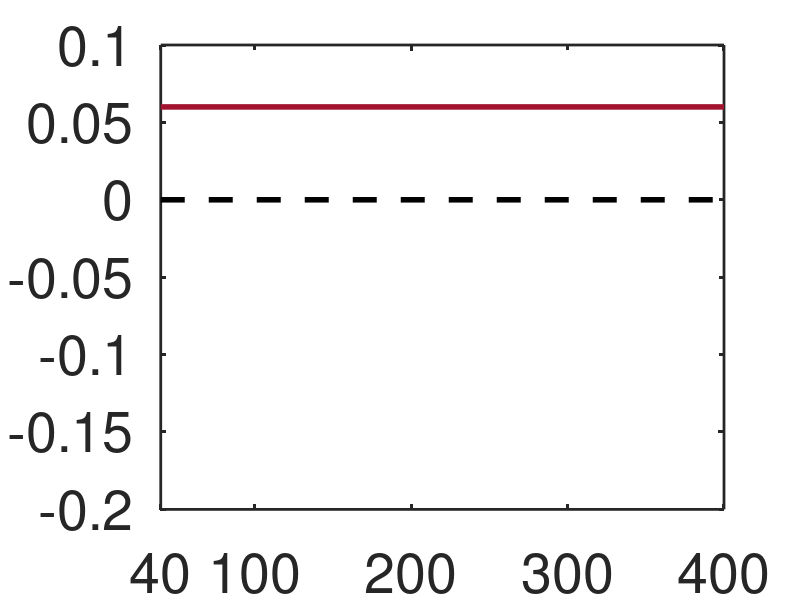
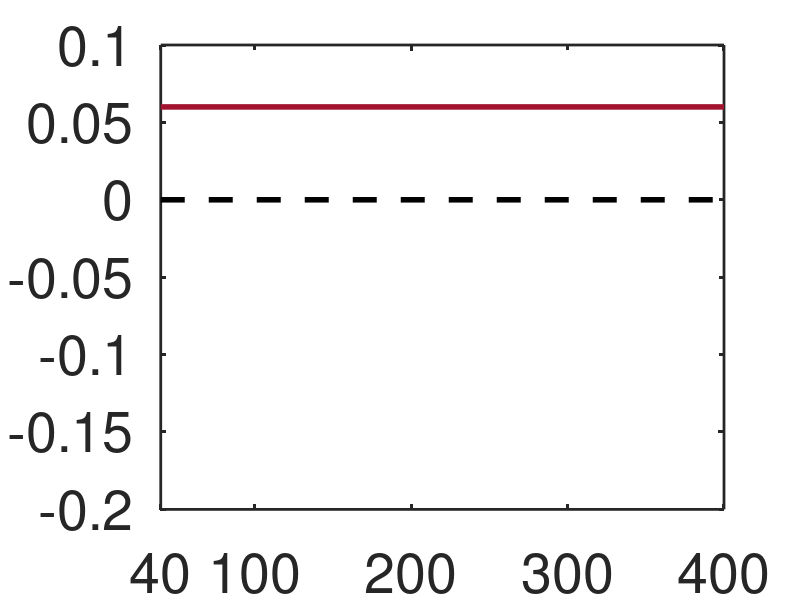

Reproduce these figures in MATLAB, in order.
%figure
%hold on
p_real = 100; w_real = 80;
RArr = [];
shape_count = 0;
gammaArr = [];
for k = 1:4
    for i = 1:300
        fName = ['omega/refine',num2str(p_real),'/try',num2str(k),'_p_',num2str(p_real),'_w_',num2str(w_real),'_',num2str(i),'.mat'];
        if exist(fName)
            load(fName,'sol','wtildeVal');
            RArr = [RArr w_real/wtildeVal];
            gammaArr = [gammaArr, sol.('y')(6,1)];
            shape_count = shape_count + 1;
        end
    end
end
gamma_c = 0.06;
gammaArr = -2*80./RArr.^2 .* gammaArr;
[Rsort, bb] = sort(RArr);
gammasort = gammaArr(bb);
FE_array = zeros(1,length(gammaArr));
for j = 2:length(gammasort)
    FE_array(j) = FE_array(j-1) - (Rsort(j)^2*4*pi-Rsort(j-1)^2*4*pi)* (gammasort(j)+gammasort(j-1)-gamma_c*2)/2;
end

fs = 60; % fontsize
ss = 100; % scatter size

figure(1)
set(gcf,'units','points','position',[0,0,800,500])
plot(2*Rsort(Rsort<200), gammasort(Rsort<200), 'Color',[0, 0.4470, 0.7410],'LineWidth',4)
hold on
plot([2*20,2*200], [0.06,0.06], 'Color',[0.6350, 0.0780, 0.1840],'LineWidth',4)
hold on
plot([40,400],[0,0],'k--','LineWidth',4)
hold on 
xlim([40,400])
ylim([-0.2,0.1])
box on
set(gca, 'linewidth',2)
%xticklabels([])
xticks([40,100,200,300,400])
%yticklabels([])
%yticks([-0.6,-0.4,-0.2,0,0.2])
set(gca, 'Fontsize', 40)
saveas(gcf,'analysis-1_talk.png')
saveas(gcf,'analysis-1_talk.fig')
%}
%{

figure(3)
set(gcf,'units','points','position',[0,0,150,150])
plot(2*Rsort(Rsort<200&Rsort>30), gammasort(Rsort<200&Rsort>30),'Color',[0.6350, 0.0780, 0.1840],'LineWidth',5)

xlim([60,400])
ylim([-0.06,0])
xticklabels([])
xticks([100,200,300])
yticklabels([])
yticks([-0.06,-0.04,-0.02,0])
set(gca, 'linewidth',1)
%set(gca, 'Fontsize', 28)
%ylabel({'Vesicle Tension'; '\gamma (pN nm^{-1})'}, 'FontSize', 32)
%xlabel('Vesicle Radius r_{ves} (nm)', 'FontSize', 32)
box on
saveas(gcf,'analysis-1-inset.png')
saveas(gcf,'analysis-1-inset.fig') 
%}
%{
conv_factor = 1.38*298/100;
figure(2)
set(gcf,'units','points','position',[0,0,800,600])
plot(2*Rsort(Rsort<200), FE_array(Rsort<200)/conv_factor,'Color','r','LineWidth',5)
hold on
%plot([60,60], [0,4000], 'k--', 'LineWidth', 3)
%hold off
xlim([40,400])
ylim([0,9000])
%ylabel('Free Energy {\itF} (k_BT)', 'FontSize', fs, 'FontWeight', 'bold')
%xlabel('Vesicle Diameter {\itD}_{ves} (nm)', 'FontSize', fs, 'FontWeight', 'bold')
box on
%xticklabels([])
xticks([0,100,200,300,400])
%yticklabels([])
%yticks([0,1000,2000,3000,4000])
set(gca, 'linewidth',2)
set(gca, 'Fontsize', 40)
saveas(gcf,'analysis-2.png')
saveas(gcf,'analysis-2.fig')
%}
